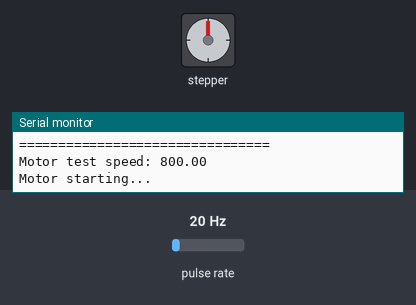
Simulated run of this sketch. Board: ESP32. Shown: stepper motor, the last lines printed to the serial monitor. Wiring (inferred from the names in the program): pulse sensor: data GPIO 34. The inputs (shaded band) are chosen by the test bench; at power-on: pulse rate 20 Hz. Stepper angles assume 4096 steps per turn.

Above: at 0.15 s.
At 10.2 s:
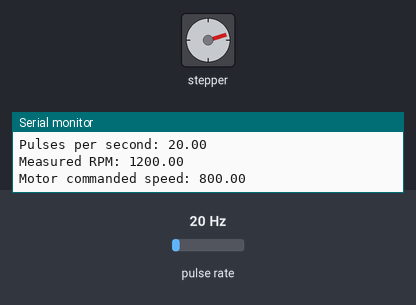
10.3 s: pulse rate (sensor on GPIO 34) set to 4 Hz
At 10.68 s:
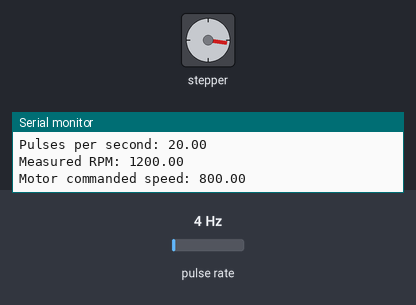
Timing chart, 0 to 19.3 s (numbered marks = the images above; inputs shaded):
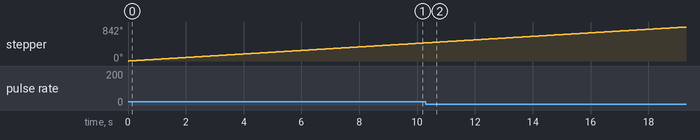

Measured:
- by itself, stepper: keeps turning clockwise at about 44°/s

The sketch:

sketch_nov5a_copy_20261105201921.ino
```cpp
#include <AccelStepper.h>

// ============================================
// HALL SENSOR + STEPPER MOTOR RPM CALIBRATION
// ESP32 + ULN2003 + 28BYJ-48
// ============================================

// ULN2003 pins
#define IN1 16
#define IN2 17
#define IN3 18
#define IN4 19

// Hall sensor
#define HALL_PIN 34

// Motor configuration
// Change this to test different speeds
const float MOTOR_TEST_SPEED = 800.0;

// Hall sensor configuration
// Assumption: 1 magnet = 1 pulse per revolution
const float PULSES_PER_REV = 1.0;

// AccelStepper pin order for 28BYJ-48
AccelStepper motor(
  AccelStepper::HALF4WIRE,
  IN1, IN3, IN2, IN4
);

// Hall pulse counter
volatile unsigned long hallPulses = 0;

// RPM calculation
unsigned long previousTime = 0;
unsigned long previousPulses = 0;

void IRAM_ATTR hallISR() {
  hallPulses++;
}

void setup() {

  Serial.begin(115200);

  // Hall sensor setup
  pinMode(HALL_PIN, INPUT);

  attachInterrupt(
    digitalPinToInterrupt(HALL_PIN),
    hallISR,
    FALLING
  );

  // Motor setup
  motor.setMaxSpeed(1000);
  motor.setSpeed(MOTOR_TEST_SPEED);

  Serial.println();
  Serial.println("================================");
  Serial.println("HALL + MOTOR RPM CALIBRATION");
  Serial.println("================================");

  Serial.print("Motor test speed: ");
  Serial.println(MOTOR_TEST_SPEED);

  Serial.println("Motor starting...");
  Serial.println();

  previousTime = millis();
}

void loop() {

  // Keep motor running continuously
  motor.runSpeed();

  // Calculate RPM every 1 second
  unsigned long currentTime = millis();

  if (currentTime - previousTime >= 1000) {

    unsigned long currentPulses;

    noInterrupts();
    currentPulses = hallPulses;
    interrupts();

    unsigned long pulseDifference =
      currentPulses - previousPulses;

    float elapsedSeconds =
      (currentTime - previousTime) / 1000.0;

    float pulsesPerSecond =
      pulseDifference / elapsedSeconds;

    float rpm =
      (pulsesPerSecond * 60.0) /
      PULSES_PER_REV;

    Serial.println("-------------------------------");

    Serial.print("Total Hall pulses: ");
    Serial.println(currentPulses);

    Serial.print("Pulses per second: ");
    Serial.println(pulsesPerSecond, 2);

    Serial.print("Measured RPM: ");
    Serial.println(rpm, 2);

    Serial.print("Motor commanded speed: ");
    Serial.println(MOTOR_TEST_SPEED);

    previousPulses = currentPulses;
    previousTime = currentTime;
  }
}
```
